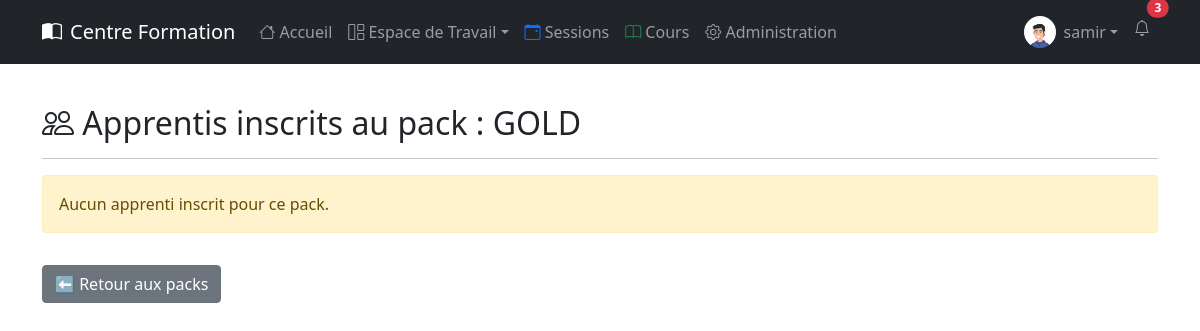
/param/pack/1/inscrits/ (signed in), run on an earlier commit of the app's database.
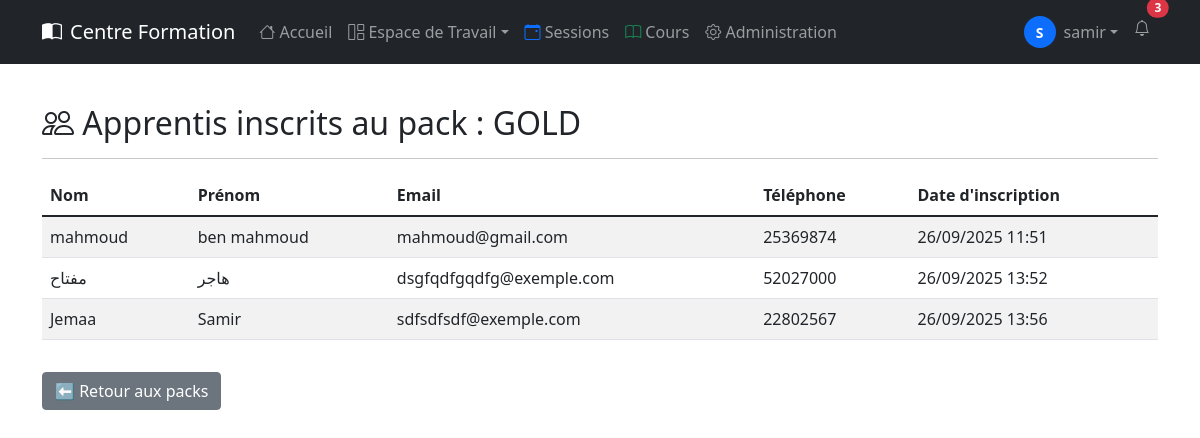
And on a later commit of the database.
### accounts/models.py (models this page shows)
class CustomUser(AbstractUser):
    email = models.EmailField(unique=True, verbose_name='adresse email')
    phone_number = models.CharField(max_length=15, blank=True, null=True)
    date_of_birth = models.DateField(blank=True, null=True)
    profile_picture = models.ImageField(
        upload_to='profile_pics/', blank=True, null=True)
    bio = models.TextField(blank=True, null=True)
    USERNAME_FIELD = 'email'
    REQUIRED_FIELDS = ['username']

### apprentis/models.py (models this page shows, shortened)
class Inscription(models.Model):
    apprenti = models.ForeignKey(
        Apprenti, related_name="inscriptions", on_delete=models.CASCADE)
    pack = models.ForeignKey(PackFormation, related_name="inscriptions",
                             on_delete=models.SET_NULL, null=True, blank=True)
    date_inscription = models.DateTimeField(auto_now_add=True)
    statut = models.CharField(
        max_length=20,
        choices=[("en_attente", "En attente"),
                 ("confirmee", "Confirmée"),
                 ("annulee", "Annulée")],
        default="en_attente"
    )
    class Meta:
        unique_together = ("apprenti", "pack")  # évite les doublons

class Apprenti(models.Model):
    nom = models.CharField(max_length=200, null=True)
    prenom = models.CharField(max_length=200, null=True)
    email = models.EmailField(unique=True, default="migrations@exemple.com")
    date_naissance = models.DateField(null=True, blank=True)
    telephone = models.CharField(max_length=20, blank=True)
    adresse = models.TextField(null=True, blank=True)

### param/views.py (the view)
@login_required
def inscrits_pack(request, pack_id):
    pack = get_object_or_404(PackFormation, id=pack_id)
    inscriptions = Inscription.objects.filter(
        pack=pack).select_related("apprenti")
    return render(request, "param/inscrits_pack.html", {
        "pack": pack,
        "inscriptions": inscriptions,
    })

### param/templates/param/inscrits_pack.html
{% extends "base.html" %} {% block content %}
<div class="container mt-4">
  <h2>
    <i class="bi bi-people"></i> Apprentis inscrits au pack : {{ pack.titre }}
  </h2>
  <hr />
  {% if inscriptions %}
  <table class="table table-striped">
    <thead>
      <tr>
        <th>Nom</th>
        <th>Prénom</th>
        <th>Email</th>
        <th>Téléphone</th>
        <th>Date d'inscription</th>
      </tr>
    </thead>
    <tbody>
      {% for insc in inscriptions %}
      <tr>
        <td>{{ insc.apprenti.nom }}</td>
        <td>{{ insc.apprenti.prenom }}</td>
        <td>{{ insc.apprenti.email }}</td>
        <td>{{ insc.apprenti.telephone }}</td>
        <td>{{ insc.date_inscription|date:"d/m/Y H:i" }}</td>
      </tr>
      {% endfor %}
    </tbody>
  </table>
  {% else %}
  <div class="alert alert-warning">Aucun apprenti inscrit pour ce pack.</div>
  {% endif %}
  <a href="{% url 'param:pack_list' %}" class="btn btn-secondary mt-3"
    >⬅ Retour aux packs</a
  >
</div>
{% endblock %}

### templates/nav.html (shortened to what this page needs)
<nav class="navbar navbar-expand-lg navbar-dark bg-dark fixed-top" id="navbar">
  <div class="container">
    <a class="navbar-brand d-flex align-items-center" href="{% url 'home' %}">
      <i class="bi bi-book-half me-2"></i>
      Centre Formation
    </a>
    <div class="collapse navbar-collapse" id="navbarNav">
      <ul class="navbar-nav me-auto">
        <li class="nav-item">
          <a class="nav-link" href="{% url 'home' %}"><i class="bi bi-house"></i> Accueil</a>
        </li>
        {% if user.is_authenticated %}
          <li class="nav-item dropdown">
            <a class="nav-link dropdown-toggle" href="#" id="workspaceDropdown" role="button" data-bs-toggle="dropdown" aria-expanded="false"><i class="bi bi-grid-1x2"></i> Espace de Travail</a>
          </li>
          <li class="nav-item">
            <a class="nav-link" href="{% url 'param:sessionsliste' %}"><i class="bi bi-calendar-event text-primary"></i> Sessions</a>
          </li>
          <li class="nav-item">
            <a class="nav-link" href="{% url 'param:coursliste' %}"><i class="bi bi-book text-success"></i> Cours</a>
          </li>
          {% if user.is_staff %}
            <li class="nav-item">
              <a class="nav-link" href="{% url 'admin:index' %}"><i class="bi bi-gear"></i> Administration</a>
            </li>
          {% endif %}
        {% endif %}
      </ul>
      <ul class="navbar-nav ms-auto">
        {% if user.is_authenticated %}
          <li class="nav-item dropdown">
            <a class="nav-link dropdown-toggle d-flex align-items-center" href="#" id="navbarDropdown" role="button" data-bs-toggle="dropdown" aria-expanded="false">
              {% if user.profile_picture %}
                <img src="{{ user.profile_picture.url }}" alt="{{ user.username }}" class="rounded-circle me-2" width="32" height="32" style="object-fit: cover" />
              {% else %}
                <div class="bg-primary rounded-circle d-flex align-items-center justify-content-center me-2" style="width: 32px; height: 32px">
                  <span class="text-white fw-bold small">{{ user.username|first|upper }}</span>
                </div>
              {% endif %}
              <span class="d-none d-md-inline">{{ user.username }}</span>
            </a>
          </li>
          <li class="nav-item">
            <a class="nav-link position-relative" href="#">
              <i class="bi bi-bell"></i>
              <span class="position-absolute top-0 start-100 translate-middle badge rounded-pill bg-danger">
                3
              </span>
            </a>
          </li>
        {% endif %}
      </ul>
    </div>
  </div>
</nav>
<div style="height: 80px"></div>

What changed in the data, as far as the page shows it:
changed CustomUser "samir": profile_picture "profile_pics/avatard.jpg" → empty (drawn); username|first (not shown) → "S"; profile_picture: picture removed
added Inscription: apprenti.nom "mahmoud", apprenti.prenom "ben mahmoud", apprenti.email "mahmoud@gmail.com", apprenti.telephone "25369874", date_inscription "26/09/2025 11:51"
added Inscription: apprenti.nom "مفتاح", apprenti.prenom "هاجر", apprenti.email "dsgfqdfgqdfg@exemple.com", apprenti.telephone "52027000", date_inscription "26/09/2025 13:52"
added Inscription: apprenti.nom "Jemaa", apprenti.prenom "Samir", apprenti.email "sdfsdfsdf@exemple.com", apprenti.telephone "22802567", date_inscription "26/09/2025 13:56"
Also different on the page:
text no longer shown: "Aucun apprenti inscrit pour ce pack."
text now shown: "Nom Prénom Email Téléphone Date d'inscription"
